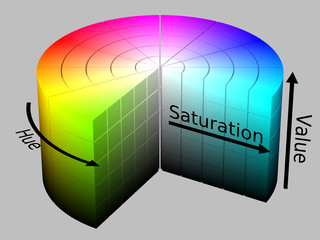
#> input picture Aula04/HSV_colorspace.jpg, 320 x 240 px
$ python aula04.py
#> lines starting #> are read from the running program, lines starting #| are printed output that depends on the picture; after the words box and inside, x2 and y2 are one past the last pixel; in counts of white or black regions, pixels touching at a corner belong together
# -*- coding: utf-8 -*-
"""Aula04

Automatically generated by Colab.

Original file is located at
    https://colab.research.google.com/drive/116gRFM_d3ZEW4FNtigpvuGYuld7IrvNo

#Aula 04: HSV

### Imports
"""

# Commented out IPython magic to ensure Python compatibility.
# %matplotlib inline
import cv2
import numpy as np
from matplotlib import pyplot as plt

"""### O que significa HSV?

* **H -> Hue, *Matiz*:** Descreve o pigmento de uma cor. Medido de 0 a 359 graus.
* **S -> Saturation, *Saturação*:** Descreve a vivacidade de uma cor. Medida em porcentagem de 0 a 100.
* **V -> Value, *Valor* ou B -> Brightness, *Brilho*:** Determina a intensidade percebida, onde 0 = preto e 100 = brilho máximo.

######A OpenCV usa valores de 8bits (0 - 255), o que significa que o valor da matiz deve ser dividido por 2.

#### Exemplo
"""

img = cv2.imread('HSV_colorspace.jpg')
#> img is the input picture: shape (240, 320, 3); mean B, G, R 149.3, 159.3, 151.7
img = cv2.cvtColor(img, cv2.COLOR_BGR2RGB)
plt.figure(figsize = (5, 5))
plt.imshow(img)
plt.show()

# Commented out IPython magic to ensure Python compatibility.
# Imports
# %matplotlib inline
import cv2
import numpy as np
from matplotlib import pyplot as plt

# Nova biblioteca
import math # Biblioteca de matemática


"""### Desafio 13 (Aula 03)"""

img = cv2.imread("bolinha.png")
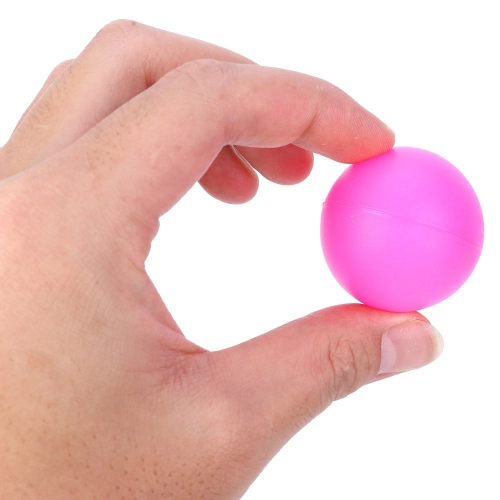
#> input picture Aula04/bolinha.png, 500 x 500 px
#> img is the input picture: shape (500, 500, 3); mean B, G, R 196.3, 193.8, 235.9

# Converter a imagem para RGB
img_rgb = cv2.cvtColor(img, cv2.COLOR_BGR2RGB)

# Converter a imagem para HSV
img_hsv = cv2.cvtColor(img, cv2.COLOR_BGR2HSV)
#> img_hsv: shape (500, 500, 3); mean H, S, V 23.6, 55.8, 235.9

# Definir dos valores mínimo e máximo da máscara para o magenta
img_min_hsv = np.array([130, 50, 50])  # Valores de magenta
img_max_hsv = np.array([170, 255, 255])  # Valores de magenta

# Aplicar a máscara para extrair o magenta da imagem
mask_hsv = cv2.inRange(img_hsv, img_min_hsv, img_max_hsv)
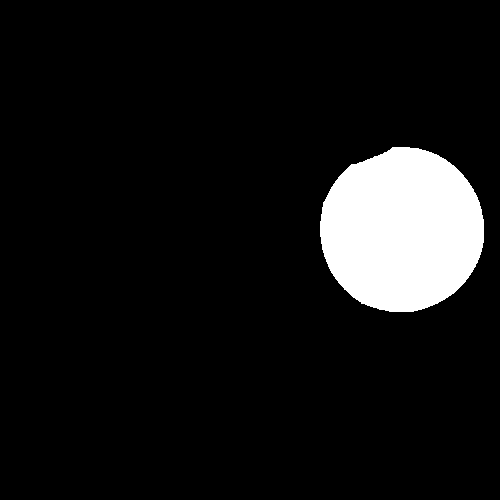
#> mask_hsv: shape (500, 500); 8.5% white; 1 white region, box (x1, y1, x2, y2) and area: (320, 147, 484, 312) 21188

# Aplicar a máscara na imagem original
result = cv2.bitwise_and(img, img, mask=mask_hsv)
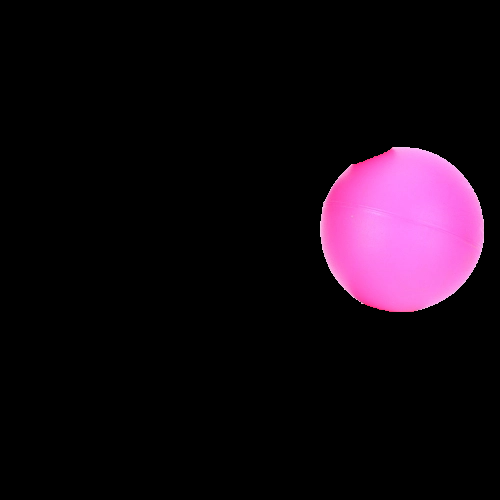
#> result: shape (500, 500, 3); mean B, G, R 19.3, 10.3, 21.5

# Exibir a imagem original em RGB
plt.imshow(img_rgb)
plt.title("Imagem RGB")
plt.figure(figsize=(5, 5))
plt.show()

# Exibir a imagem com a máscara aplicada
result_rgb = cv2.cvtColor(result, cv2.COLOR_BGR2RGB)  # Convertendo para RGB para exibição
plt.imshow(result_rgb)
plt.title("Resultado da Máscara Magenta")
plt.figure(figsize=(5, 5))
plt.show()

"""### Desafio -> Melancia"""

img = cv2.imread("melancia.png")
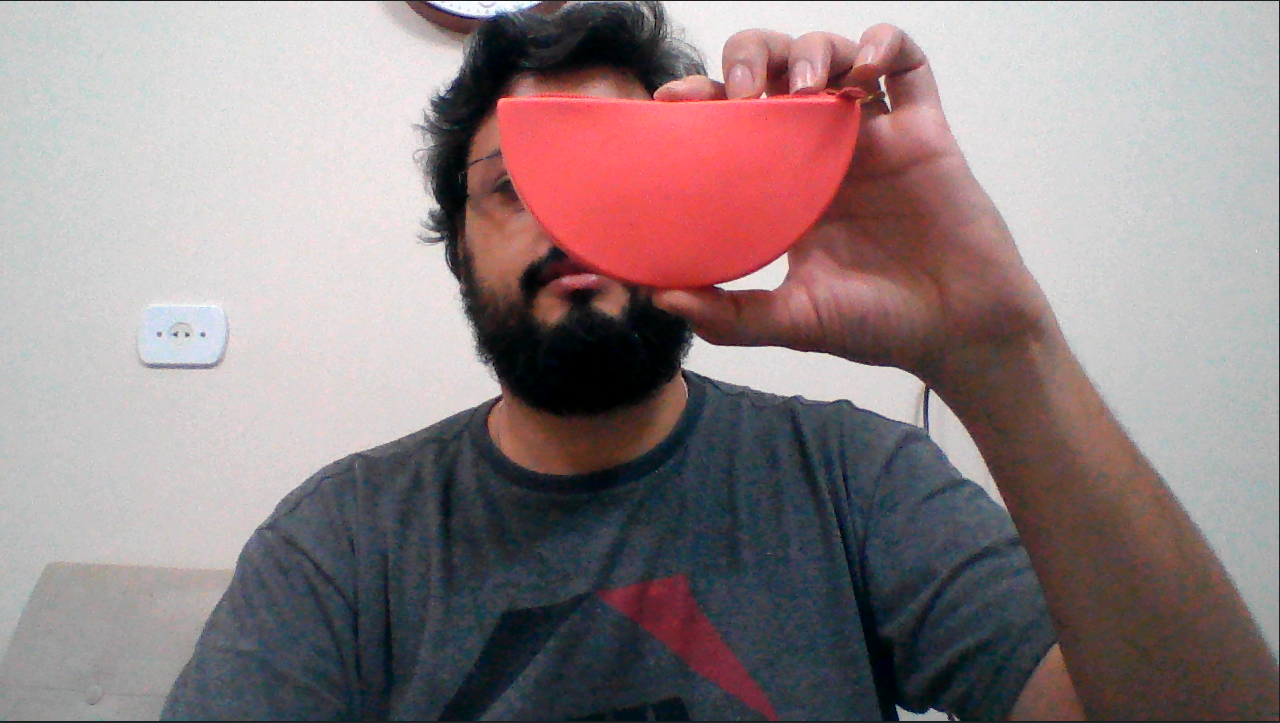
#> input picture Aula04/melancia.png, 1280 x 723 px
#> img is the input picture: shape (723, 1280, 3); mean B, G, R 131.3, 129.5, 144.6

img_rgb = cv2.cvtColor(img, cv2.COLOR_BGR2RGB)
#> img_rgb: shape (723, 1280, 3)

img_hsv = cv2.cvtColor(img, cv2.COLOR_BGR2HSV)
#> img_hsv: shape (723, 1280, 3); mean H, S, V 84.5, 57.8, 150.4

img_min_hsv = np.array([0, 100, 210])
img_max_hsv = np.array([180, 255, 255])

mask_hsv = cv2.inRange(img_hsv, img_min_hsv, img_max_hsv)
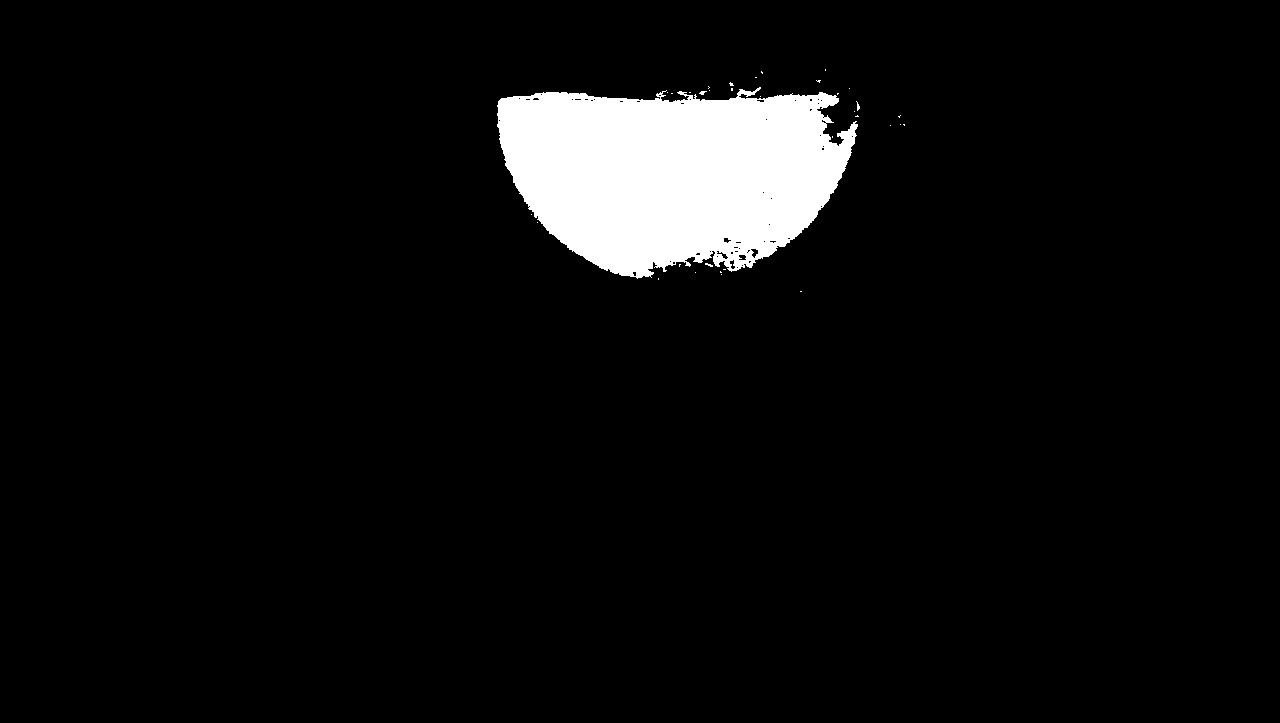
#> mask_hsv: shape (723, 1280); 5.5% white; 34 white regions (33 under 20 px)

plt.imshow(mask_hsv, cmap = "gray")
plt.title("Imagem HSV")
plt.show()

"""### Bolinha"""

img = cv2.imread("bolinha.png")

img_rgb = cv2.cvtColor(img, cv2.COLOR_BGR2RGB)

img_hsv = cv2.cvtColor(img, cv2.COLOR_BGR2HSV)

img_min_hsv = np.array([130, 50, 50])
img_max_hsv = np.array([170, 255, 255])

mask_hsv = cv2.inRange(img_hsv, img_min_hsv, img_max_hsv)

plt.imshow(mask_hsv, cmap = "gray")
plt.title("Imagem HSV")
plt.show()

"""### Contorno"""

contornos, _ = cv2.findContours(mask_hsv, cv2.RETR_EXTERNAL, cv2.CHAIN_APPROX_SIMPLE)
#> contornos = 1 contour; box (x1, y1, x2, y2) and area: (320, 147, 484, 312) 20954

mask_rgb = cv2.cvtColor(mask_hsv, cv2.COLOR_GRAY2RGB)

cv2.drawContours(mask_rgb, contornos, -1 ,(0, 255, 0), 8)
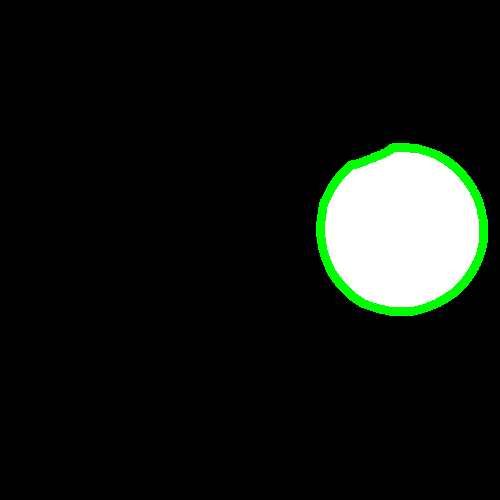
#> mask_rgb: shape (500, 500, 3); mean B, G, R 19.1, 23.8, 19.1

plt.imshow(mask_rgb)
plt.show()

print((len)(contornos))
#| 1

"""### Desafio -> Naruto"""
